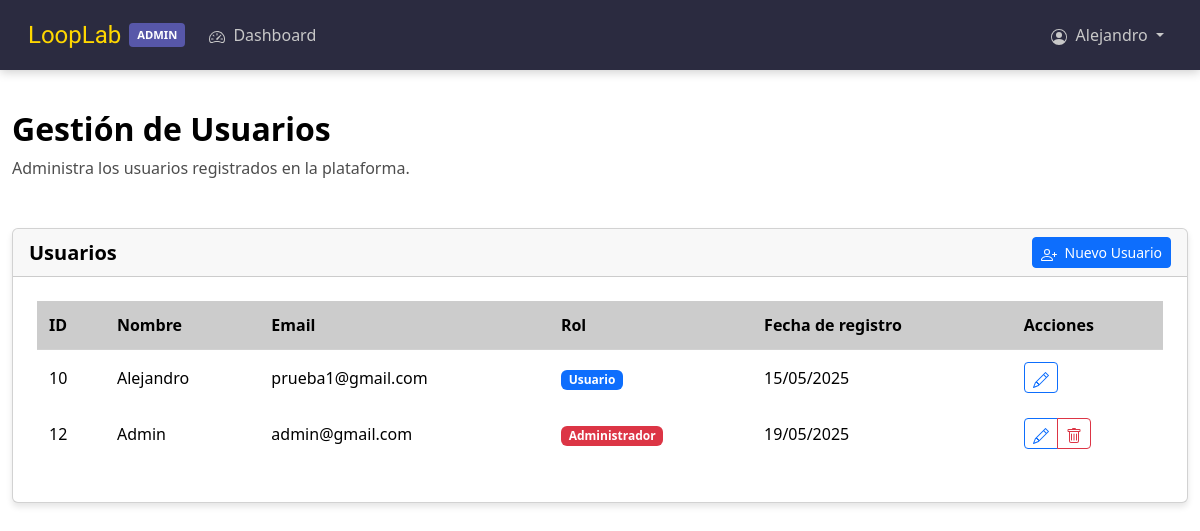
Screenshot of /public/usuarios/index.php (signed in) with the database file from the repository.
### tables this page shows
CREATE TABLE `usuarios` (
  `id` int(11) NOT NULL,
  `nombre` varchar(255) DEFAULT NULL,
  `email` varchar(100) DEFAULT NULL,
  `password` varchar(255) DEFAULT NULL,
  `role` enum('admin','user') NOT NULL,
  `fecha_creacion` date DEFAULT current_timestamp()
);

### app/Core/Response.php (called while the page is built, shortened)
<?php
class Response
{
    public static function view(string $view, array $data = []): void
    {
        extract($data);
        $content = self::loadView($view, $data);
        require self::getViewPath('layouts/app');
    }
    public static function loadView(string $view, array $data = []): string
    {
        $filePath = self::getViewPath($view);
        extract($data);
        require $filePath;
        $html = ob_get_clean();
        return $html;
    }
    private static function getViewPath(string $view): string
    {
        $ds = DIRECTORY_SEPARATOR;
        $basePath = __DIR__ . "{$ds}..{$ds}..{$ds}resources{$ds}views{$ds}";
        $viewPath = str_replace('.', $ds, $view);
        $phpPath = $basePath . "{$viewPath}.php";
        if (file_exists($phpPath)) {
            return $phpPath;
        }
        throw new \RuntimeException("La vista '{$view}' no fue encontrada.");
    }
}

### app/Core/helpers.php (called while the page is built, shortened)
<?php
function request(): Request
{
    static $instance = null;
    if ($instance === null) {
        $instance = new Request();
    }
    return $instance;
}
function session(): Session
{
    static $instance = null;
    if ($instance === null) {
        $instance = new Session();
    }
    return $instance;
}
function view(string $view, array $data = []): void
{
    Response::view($view, $data);
}

### public/usuarios/index.php (called while the page is built, shortened)
<?php
$usuarios = Usuario::all();
$content = view('admin/usuarios/index', [
    'usuarios' => $usuarios
]);

### app/Core/Model.php (called while the page is built, shortened)
<?php
abstract class Model
{
    protected static string $table;
    protected static array $fillable;
    protected static array $aggregates;
    protected static array $pivots;
    public function __get($propiedad)
    {
        if (property_exists($this, $propiedad)) {
            return $this->$propiedad;
        }
        return null;
    }
    public static function getFillable(){
        return static::$fillable ?? [];
    }
    public static function getAggregates(){
        return static::$aggregates ?? [];
    }
    public static function getPivots(){
        return static::$pivots ?? [];
    }
    public static function all(): array
    {
        $sql = "SELECT * FROM " . static::$table;
        return DB::select(static::class, $sql);
    }
}

### app/Core/DB.php (called while the page is built, shortened)
<?php
class DB
{
    private static ?\PDO $connection = null;
    public static function connection(): \PDO
    {
        if (self::$connection === null) {
            $dbHost = DB_HOST;
            $dbName = DB_NAME;
            $dbUser = DB_USER;
            $dbPass = DB_PASS;
            $dsn = "mysql:host=$dbHost;dbname=$dbName;charset=utf8mb4";
            self::$connection = new \PDO($dsn, $dbUser, $dbPass);
        }
        return self::$connection;
    }
    public static function select(string $modelName, string $sql, array $params = []): array
    {
        $stmt = self::prepare($sql, $params);
        $stmt->execute();
        $models = [];
        while ($row = $stmt->fetch(\PDO::FETCH_ASSOC)) {
            $model = new $modelName();
            $model->id = $row['id'];
            foreach ($model::getFillable() as $field) {
                if (isset($row[$field])) {
                    $model->$field = $row[$field];
                }
            }
            $models[] = $model;
        }
        return $models;
    }
    private static function prepare(string $sql, array $params = []): \PDOStatement
    {
        $db = self::connection();
        $stmt = $db->prepare($sql);
        return $stmt;
    }
}

### app/Core/Session.php (called while the page is built, shortened)
<?php
class Session {
    public function get(string $key, $default = null) {
        return $_SESSION[$key] ?? $default;
    }
}

### app/Core/Auth.php (called while the page is built, shortened)
<?php
class Auth {
    public static function user(): ?array {
        return session()->get('user');
    }
    public static function id(): ?int {
        $user = self::user();
        return $user ? $user['id'] : null;
    }
}

### app/Core/Request.php (called while the page is built, shortened)
<?php
class Request
{
    protected array $server;
    public function __construct()
    {
        $this->server = $_SERVER;
    }
    public function routeIs(string $route): bool
    {
        $currentRoute = parse_url($this->server['REQUEST_URI'], PHP_URL_PATH);
        $basePath = parse_url(BASE_URL, PHP_URL_PATH);
        $currentRoute = preg_replace('#^' . preg_quote($basePath) . '#', '', $currentRoute);
        return trim($currentRoute, '/') === trim($route, '/');
    }
}

### resources/views/admin/usuarios/index.php (the view, shortened to what this page needs)
<div class="container-fluid py-4">
    <div class="row mb-4">
        <div class="col-12">
            <h1 class="admin-title">Gestión de Usuarios</h1>
            <p class="admin-subtitle">Administra los usuarios registrados en la plataforma.</p>
        </div>
    </div>
    <div class="row mb-4">
        <div class="col-12">
            <div class="card admin-card">
                <div class="card-header d-flex justify-content-between align-items-center">
                    <h5 class="card-title mb-0">Usuarios</h5>
                    <a href="<?= BASE_URL ?>/auth/register/index.php" class="btn btn-sm btn-primary">
                        Nuevo Usuario
                    </a>
                </div>
                <div class="card-body">
                    <div class="table-responsive">
                        <table class="table table-hover align-middle">
                            <thead>
                                <tr>
                                    <th>ID</th>
                                    <th>Nombre</th>
                                    <th>Email</th>
                                    <th>Rol</th>
                                    <th>Fecha de registro</th>
                                    <th>Acciones</th>
                                </tr>
                            </thead>
                            <tbody>
                                <?php if (empty($usuarios)): ?>
                                    <tr>
                                        <td colspan="6" class="text-center py-4">No hay usuarios disponibles</td>
                                    </tr>
                                <?php else: ?>
                                    <?php foreach ($usuarios as $usuario): ?>
                                        <tr>
                                            <td><?= $usuario->id ?></td>
                                            <td><?= htmlspecialchars($usuario->nombre) ?></td>
                                            <td><?= htmlspecialchars($usuario->email) ?></td>
                                            <td>
                                                <span class="badge <?= $usuario->role === 'admin' ? 'bg-danger' : 'bg-primary' ?>">
                                                    <?= $usuario->role === 'admin' ? 'Administrador' : 'Usuario' ?>
                                                </span>
                                            </td>
                                            <td><?= $usuario->fecha_creacion ? date('d/m/Y', strtotime($usuario->fecha_creacion)) : 'N/A' ?></td>
                                            <td>
                                                <div class="btn-group" role="group">
                                                    <a href="<?= BASE_URL ?>/admin/usuarios/edit.php?id=<?= $usuario->id ?>" class="btn btn-sm btn-outline-primary">
                                                    </a>
                                                    <?php if ($usuario->id !== App\Core\Auth::id()): ?>
                                                        <a href="<?= BASE_URL ?>/admin/usuarios/delete.php?id=<?= $usuario->id ?>" class="btn btn-sm btn-outline-danger" onclick="return confirm('¿Estás seguro de eliminar este usuario?')">
                                                        </a>
                                                    <?php endif; ?>
                                                </div>
                                            </td>
                                        </tr>
                                    <?php endforeach; ?>
                                <?php endif; ?>
                            </tbody>
                        </table>
                    </div>
                </div>
            </div>
        </div>
    </div>
</div>

### resources/views/layouts/partials/headers/admin_header.php (shortened to what this page needs)
<header class="admin-header">
    <nav class="navbar navbar-expand-lg navbar-dark">
        <div class="container-fluid">
            <a class="navbar-brand" href="<?= BASE_URL ?>/instrumentales/index.php">
                <span style="font-family: 'Rubik Spray Paint', serif; color: #ffd700;">LoopLab</span>
                <span class="admin-badge">Admin</span>
            </a>
            <div class="collapse navbar-collapse" id="adminNavbar">
                <ul class="navbar-nav me-auto mb-2 mb-lg-0">
                    <li class="nav-item">
                        <a class="nav-link <?= request()->routeIs('/admin/index.php') ? 'active' : '' ?>" href="<?= BASE_URL ?>/admin/index.php">
                            Dashboard
                        </a>
                    </li>
                </ul>
                <ul class="navbar-nav">
                    <li class="nav-item dropdown">
                        <a class="nav-link dropdown-toggle" href="#" id="navbarDropdown" role="button" data-bs-toggle="dropdown" aria-expanded="false">
                            <?= htmlspecialchars(App\Core\Auth::user()['nombre']) ?>
                        </a>
                    </li>
                </ul>
            </div>
        </div>
    </nav>
</header>

### public/css/admin.css (style rules this page uses)
:root { --admin-primary: #5757a9; --admin-primary-hover: #4646a0; --admin-secondary: #252525; --admin-success: #28a745; --admin-danger: #dc3545; --admin-warning: #ffcd07; --admin-info: #17a2b8; --admin-light: #000000; --admin-dark: #1e1e2f; --admin-card-bg: #2b2b40; --admin-text: #000000; --admin-text-muted: #4d4d4d; --admin-border: rgba(255, 255, 255, 0.1); --admin-brand: #ffd700; }
body { background-color: var(--admin-dark); color: var(--admin-text); font-family: "Segoe UI", Tahoma, Geneva, Verdana, sans-serif; }
.admin-title { color: var(--admin-text); font-size: 2rem; font-weight: 600; margin-bottom: 0.5rem; }
.admin-subtitle { color: var(--admin-text-muted); font-size: 1rem; margin-bottom: 1.5rem; }
.admin-header { background-color: var(--admin-card-bg); box-shadow: 0 2px 10px rgba(0, 0, 0, 0.2); margin-bottom: 1rem; }
.admin-header .navbar { padding: 0.75rem 1rem; }
.admin-header .navbar-brand { font-size: 1.5rem; display: flex; align-items: center; }
.admin-badge { background-color: var(--admin-primary); color: white; font-size: 0.7rem; padding: 0.2rem 0.5rem; border-radius: 0.25rem; margin-left: 0.5rem; text-transform: uppercase; font-weight: bold; }
.admin-header .nav-link { color: rgb(200, 200, 200); padding: 0.5rem 1rem; transition: color 0.3s ease; }
.admin-card { background-color: var(--admin-card-bg); border: none; border-radius: 0.5rem; box-shadow: 0 4px 6px rgba(0, 0, 0, 0.1); margin-bottom: 1.5rem; overflow: hidden; animation: fadeInUp 0.5s ease; }
.admin-card .card-body { padding: 1.5rem; }
.admin-card .card-title { color: var(--admin-text); font-size: 1.25rem; font-weight: 600; margin-bottom: 1rem; }
.table { color: var(--admin-text); margin-bottom: 0; animation: fadeInUp 0.9s ease; }
.table thead th { background-color: rgba(0, 0, 0, 0.2); border-bottom: 1px solid var(--admin-border); color: var(--admin-text); font-weight: 600; padding: 0.75rem; }
.table tbody td { border-bottom: 1px solid var(--admin-border); padding: 0.75rem; vertical-align: middle; }
.btn-primary { background-color: var(--admin-primary); border-color: var(--admin-primary); }
.btn-outline-primary { color: var(--admin-primary); border-color: var(--admin-primary); }

### rows the page displays
usuarios: nombre "Alejandro", id "10", email "prueba1@gmail.com", role "Usuario", fecha_creacion "15/05/2025"
usuarios: id "12", nombre "Admin", email "admin@gmail.com", role "Administrador", fecha_creacion "19/05/2025"
